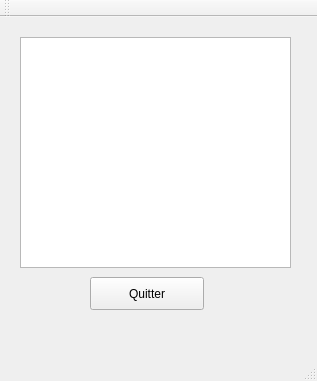
<?xml version="1.0" encoding="UTF-8"?>
<ui version="4.0">
 <class>monaffichage</class>
 <widget class="QMainWindow" name="monaffichage">
  <property name="geometry">
   <rect>
    <x>0</x>
    <y>0</y>
    <width>317</width>
    <height>381</height>
   </rect>
  </property>
  <property name="windowTitle">
   <string>monaffichage</string>
  </property>
  <widget class="QWidget" name="centralWidget">
   <widget class="QGraphicsView" name="ma_vue">
    <property name="geometry">
     <rect>
      <x>20</x>
      <y>20</y>
      <width>271</width>
      <height>231</height>
     </rect>
    </property>
   </widget>
   <widget class="QPushButton" name="bton_Quitter">
    <property name="geometry">
     <rect>
      <x>90</x>
      <y>260</y>
      <width>114</width>
      <height>33</height>
     </rect>
    </property>
    <property name="text">
     <string>Quitter</string>
    </property>
   </widget>
  </widget>
  <widget class="QMenuBar" name="menuBar">
   <property name="geometry">
    <rect>
     <x>0</x>
     <y>0</y>
     <width>317</width>
     <height>27</height>
    </rect>
   </property>
  </widget>
  <widget class="QToolBar" name="mainToolBar">
   <attribute name="toolBarArea">
    <enum>TopToolBarArea</enum>
   </attribute>
   <attribute name="toolBarBreak">
    <bool>false</bool>
   </attribute>
  </widget>
  <widget class="QStatusBar" name="statusBar"/>
 </widget>
 <layoutdefault spacing="6" margin="11"/>
 <resources/>
 <connections>
  <connection>
   <sender>bton_Quitter</sender>
   <signal>clicked()</signal>
   <receiver>monaffichage</receiver>
   <slot>close()</slot>
   <hints>
    <hint type="sourcelabel">
     <x>412</x>
     <y>548</y>
    </hint>
    <hint type="destinationlabel">
     <x>328</x>
     <y>513</y>
    </hint>
   </hints>
  </connection>
 </connections>
</ui>
